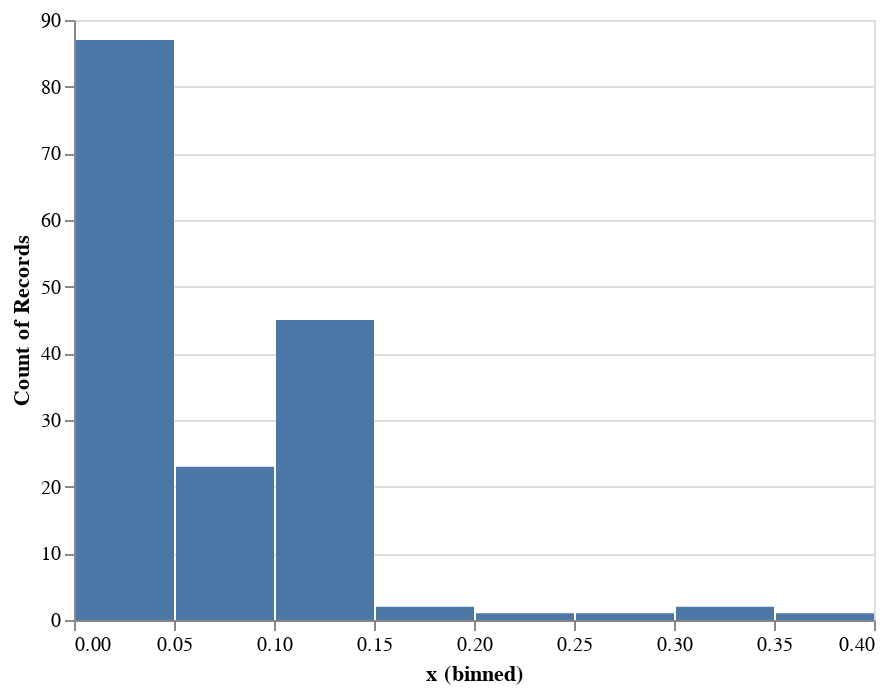

Here is the notebook cell this chart was saved with:
### Code cell
features = expanded.todense()
freq = np.array(expanded.todense()).sum(axis=0).astype(float)
freq = freq.clip(1,freq.max()).astype(float)
freq = freq/len(features)
bar = alt.Chart(pd.DataFrame({'x' : freq})).mark_bar().encode(
    alt.X('x', bin=True),
    alt.Y('count()')
)
bar

### Figure 1 — Vega-Lite specification as saved in the notebook (floating-point values rounded to 4 significant figures; data arrays with more than 128 entries replaced by an {"elided": "..."} marker saying what was removed)
{"$schema": "https://vega.github.io/schema/vega-lite/v2.4.3.json", "config": {"view": {"height": 300, "width": 400}}, "data": {"values": {"elided": "162 records"}}, "encoding": {"x": {"bin": true, "field": "x", "type": "quantitative"}, "y": {"aggregate": "count", "type": "quantitative"}}, "mark": "bar"}
